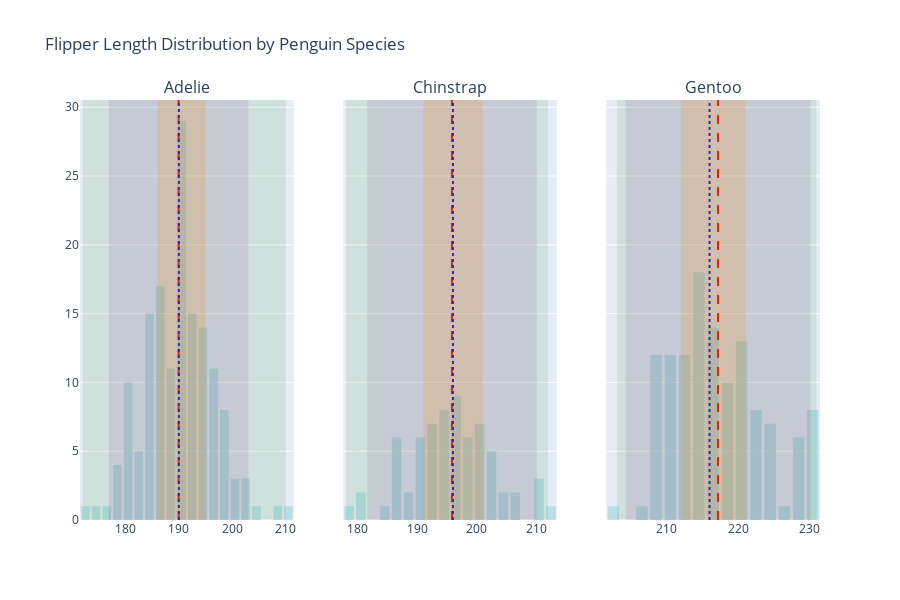

Notebook code cell kept with this figure:
### Markdown cell above
#### 1. Use *fig.add_[h/v]line()* and *fig.add_[h/v]rect()* to mark, respspectively, location (mean and median) and scale (range, interquartile range, and a range defined by two standard deviations away from the mean in both directions) of *flipper_length_mm* for each _species_ onto _plotly_ histograms of *flipper_length_mm* for each _species_ in the penguins dataset<br>

### Code cell
import plotly.graph_objects as go
from plotly.subplots import make_subplots
import pandas as pd
import seaborn as sns

# 1. Load the Penguins dataset
penguins = sns.load_dataset('penguins')

# 2. Drop rows with missing values in 'flipper_length_mm' or 'species'
penguins = penguins.dropna(subset=['flipper_length_mm', 'species'])

# 3. Calculate required statistics for each species
stats = penguins.groupby('species').agg(
    mean=('flipper_length_mm', 'mean'),
    median=('flipper_length_mm', 'median'),
    min=('flipper_length_mm', 'min'),
    max=('flipper_length_mm', 'max'),
    std=('flipper_length_mm', 'std'),
    q25=('flipper_length_mm', lambda x: x.quantile(0.25)),
    q75=('flipper_length_mm', lambda x: x.quantile(0.75))
).reset_index()

# 4. Create subplots: one histogram per species
species = penguins['species'].unique()
num_species = len(species)
fig = make_subplots(
    rows=1, cols=num_species,
    subplot_titles=species,
    shared_yaxes=True
)

# 5. Plot histograms and add lines/rectangles
for i, sp in enumerate(species):
    col = i + 1
    data = penguins[penguins['species'] == sp]['flipper_length_mm']
    
    # Add histogram
    fig.add_trace(
        go.Histogram(
            x=data,
            name=sp,
            nbinsx=20,
            marker_color='lightblue',
            opacity=0.75
        ),
        row=1, col=col
    )
    
    # Retrieve statistics
    sp_stats = stats[stats['species'] == sp].iloc[0]
    mean = sp_stats['mean']
    median = sp_stats['median']
    min_val = sp_stats['min']
    max_val = sp_stats['max']
    std = sp_stats['std']
    q25 = sp_stats['q25']
    q75 = sp_stats['q75']
    
    # Define xref for the current subplot
    xref = f'x{col}'
    
    # Add vertical line for mean
    fig.add_shape(
        type='line',
        x0=mean,
        y0=0,
        x1=mean,
        y1=1,
        xref=xref,
        yref='paper',
        line=dict(color='red', dash='dash'),
    )
    
    # Add vertical line for median
    fig.add_shape(
        type='line',
        x0=median,
        y0=0,
        x1=median,
        y1=1,
        xref=xref,
        yref='paper',
        line=dict(color='blue', dash='dot'),
    )
    
    # Add rectangle for Range (min to max)
    fig.add_shape(
        type='rect',
        x0=min_val,
        y0=0,
        x1=max_val,
        y1=1,
        xref=xref,
        yref='paper',
        fillcolor='green',
        opacity=0.1,
        line_width=0
    )
    
    # Add rectangle for Interquartile Range (Q1 to Q3)
    fig.add_shape(
        type='rect',
        x0=q25,
        y0=0,
        x1=q75,
        y1=1,
        xref=xref,
        yref='paper',
        fillcolor='orange',
        opacity=0.2,
        line_width=0
    )
    
    # Add rectangle for two standard deviations from the mean
    sd_low = mean - 2 * std
    sd_high = mean + 2 * std
    fig.add_shape(
        type='rect',
        x0=sd_low,
        y0=0,
        x1=sd_high,
        y1=1,
        xref=xref,
        yref='paper',
        fillcolor='purple',
        opacity=0.1,
        line_width=0
    )

# 6. Update layout for better visualization
fig.update_layout(
    title_text='Flipper Length Distribution by Penguin Species',
    bargap=0.2,
    height=600,
    width=300 * num_species,  # Adjust width based on number of species
    showlegend=False
)

# Display the interactive plot
fig.show()

### Figure 1 — Plotly figure (JSON) as saved in the notebook; plotly's stock layout.template omitted (floating-point values rounded to 4 significant figures; data arrays with more than 128 entries replaced by an {"elided": "..."} marker saying what was removed)
{"data": [{"marker": {"color": "lightblue"}, "name": "Adelie", "nbinsx": 20, "opacity": 0.75, "type": "histogram", "x": {"elided": "151 int values"}, "xaxis": "x", "yaxis": "y"}, {"marker": {"color": "lightblue"}, "name": "Chinstrap", "nbinsx": 20, "opacity": 0.75, "type": "histogram", "x": [192, 196, 193, 188, 197, 198, 178, 197, 195, 198, 193, 194, 185, 201, 190, 201, 197, 181, 190, 195, 181, 191, 187, 193, 195, 197, 200, 200, 191, 205, 187, 201, 187, 203, 195, 199, 195, 210, 192, 205, 210, 187, 196, 196, 196, 201, 190, 212, 187, 198, 199, 201, 193, 203, 187, 197, 191, 203, 202, 194, 206, 189, 195, 207, 202, 193, 210, 198], "xaxis": "x2", "yaxis": "y2"}, {"marker": {"color": "lightblue"}, "name": "Gentoo", "nbinsx": 20, "opacity": 0.75, "type": "histogram", "x": [211, 230, 210, 218, 215, 210, 211, 219, 209, 215, 214, 216, 214, 213, 210, 217, 210, 221, 209, 222, 218, 215, 213, 215, 215, 215, 216, 215, 210, 220, 222, 209, 207, 230, 220, 220, 213, 219, 208, 208, 208, 225, 210, 216, 222, 217, 210, 225, 213, 215, 210, 220, 210, 225, 217, 220, 208, 220, 208, 224, 208, 221, 214, 231, 219, 230, 214, 229, 220, 223, 216, 221, 221, 217, 216, 230, 209, 220, 215, 223, 212, 221, 212, 224, 212, 228, 218, 218, 212, 230, 218, 228, 212, 224, 214, 226, 216, 222, 203, 225, 219, 228, 215, 228, 216, 215, 210, 219, 208, 209, 216, 229, 213, 230, 217, 230, 217, 222, 214, 215, 222, 212, 213], "xaxis": "x3", "yaxis": "y3"}], "layout": {"annotations": [{"font": {"size": 16}, "showarrow": false, "text": "Adelie", "x": 0.1444, "xanchor": "center", "xref": "paper", "y": 1, "yanchor": "bottom", "yref": "paper"}, {"font": {"size": 16}, "showarrow": false, "text": "Chinstrap", "x": 0.5, "xanchor": "center", "xref": "paper", "y": 1, "yanchor": "bottom", "yref": "paper"}, {"font": {"size": 16}, "showarrow": false, "text": "Gentoo", "x": 0.8556, "xanchor": "center", "xref": "paper", "y": 1, "yanchor": "bottom", "yref": "paper"}], "bargap": 0.2, "height": 600, "shapes": [{"line": {"color": "red", "dash": "dash"}, "type": "line", "x0": 190.0, "x1": 190.0, "xref": "x", "y0": 0, "y1": 1, "yref": "paper"}, {"line": {"color": "blue", "dash": "dot"}, "type": "line", "x0": 190, "x1": 190, "xref": "x", "y0": 0, "y1": 1, "yref": "paper"}, {"fillcolor": "green", "line": {"width": 0}, "opacity": 0.1, "type": "rect", "x0": 172, "x1": 210, "xref": "x", "y0": 0, "y1": 1, "yref": "paper"}, {"fillcolor": "orange", "line": {"width": 0}, "opacity": 0.2, "type": "rect", "x0": 186, "x1": 195, "xref": "x", "y0": 0, "y1": 1, "yref": "paper"}, {"fillcolor": "purple", "line": {"width": 0}, "opacity": 0.1, "type": "rect", "x0": 176.9, "x1": 203.0, "xref": "x", "y0": 0, "y1": 1, "yref": "paper"}, {"line": {"color": "red", "dash": "dash"}, "type": "line", "x0": 195.8, "x1": 195.8, "xref": "x2", "y0": 0, "y1": 1, "yref": "paper"}, {"line": {"color": "blue", "dash": "dot"}, "type": "line", "x0": 196, "x1": 196, "xref": "x2", "y0": 0, "y1": 1, "yref": "paper"}, {"fillcolor": "green", "line": {"width": 0}, "opacity": 0.1, "type": "rect", "x0": 178, "x1": 212, "xref": "x2", "y0": 0, "y1": 1, "yref": "paper"}, {"fillcolor": "orange", "line": {"width": 0}, "opacity": 0.2, "type": "rect", "x0": 191, "x1": 201, "xref": "x2", "y0": 0, "y1": 1, "yref": "paper"}, {"fillcolor": "purple", "line": {"width": 0}, "opacity": 0.1, "type": "rect", "x0": 181.6, "x1": 210.1, "xref": "x2", "y0": 0, "y1": 1, "yref": "paper"}, {"line": {"color": "red", "dash": "dash"}, "type": "line", "x0": 217.2, "x1": 217.2, "xref": "x3", "y0": 0, "y1": 1, "yref": "paper"}, {"line": {"color": "blue", "dash": "dot"}, "type": "line", "x0": 216, "x1": 216, "xref": "x3", "y0": 0, "y1": 1, "yref": "paper"}, {"fillcolor": "green", "line": {"width": 0}, "opacity": 0.1, "type": "rect", "x0": 203, "x1": 231, "xref": "x3", "y0": 0, "y1": 1, "yref": "paper"}, {"fillcolor": "orange", "line": {"width": 0}, "opacity": 0.2, "type": "rect", "x0": 212, "x1": 221, "xref": "x3", "y0": 0, "y1": 1, "yref": "paper"}, {"fillcolor": "purple", "line": {"width": 0}, "opacity": 0.1, "type": "rect", "x0": 204.2, "x1": 230.2, "xref": "x3", "y0": 0, "y1": 1, "yref": "paper"}], "showlegend": false, "title": {"text": "Flipper Length Distribution by Penguin Species"}, "width": 900, "xaxis": {"anchor": "y", "domain": [0, 0.2889]}, "xaxis2": {"anchor": "y2", "domain": [0.3556, 0.6444]}, "xaxis3": {"anchor": "y3", "domain": [0.7111, 1]}, "yaxis": {"anchor": "x", "domain": [0, 1]}, "yaxis2": {"anchor": "x2", "domain": [0, 1], "matches": "y", "showticklabels": false}, "yaxis3": {"anchor": "x3", "domain": [0, 1], "matches": "y", "showticklabels": false}}}
